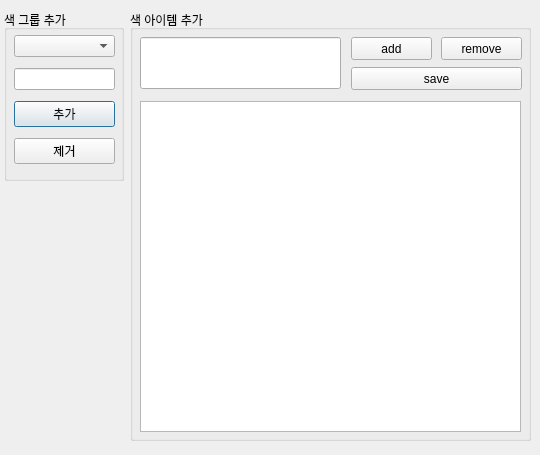
<?xml version="1.0" encoding="UTF-8"?>
<ui version="4.0">
 <class>Dialog</class>
 <widget class="QDialog" name="Dialog">
  <property name="windowModality">
   <enum>Qt::ApplicationModal</enum>
  </property>
  <property name="geometry">
   <rect>
    <x>0</x>
    <y>0</y>
    <width>540</width>
    <height>455</height>
   </rect>
  </property>
  <property name="sizePolicy">
   <sizepolicy hsizetype="Expanding" vsizetype="Expanding">
    <horstretch>0</horstretch>
    <verstretch>0</verstretch>
   </sizepolicy>
  </property>
  <property name="windowTitle">
   <string>Dialog</string>
  </property>
  <widget class="QGroupBox" name="groupBox">
   <property name="geometry">
    <rect>
     <x>4</x>
     <y>10</y>
     <width>120</width>
     <height>171</height>
    </rect>
   </property>
   <property name="title">
    <string>색 그룹 추가</string>
   </property>
   <widget class="QWidget" name="verticalLayoutWidget">
    <property name="geometry">
     <rect>
      <x>10</x>
      <y>20</y>
      <width>101</width>
      <height>141</height>
     </rect>
    </property>
    <layout class="QVBoxLayout" name="verticalLayout">
     <item>
      <widget class="QComboBox" name="colorComboBox"/>
     </item>
     <item>
      <widget class="QLineEdit" name="colorNameText"/>
     </item>
     <item>
      <widget class="QPushButton" name="btn_colorNameAdd">
       <property name="text">
        <string>추가</string>
       </property>
      </widget>
     </item>
     <item>
      <widget class="QPushButton" name="btn_colorNameRemove">
       <property name="text">
        <string>제거</string>
       </property>
      </widget>
     </item>
    </layout>
   </widget>
  </widget>
  <widget class="QGroupBox" name="groupBox_2">
   <property name="geometry">
    <rect>
     <x>130</x>
     <y>10</y>
     <width>401</width>
     <height>431</height>
    </rect>
   </property>
   <property name="title">
    <string>색 아이템 추가</string>
   </property>
   <widget class="QListWidget" name="itemList">
    <property name="geometry">
     <rect>
      <x>10</x>
      <y>91</y>
      <width>381</width>
      <height>331</height>
     </rect>
    </property>
    <property name="maximumSize">
     <size>
      <width>16777213</width>
      <height>16777215</height>
     </size>
    </property>
    <property name="alternatingRowColors">
     <bool>false</bool>
    </property>
   </widget>
   <widget class="QLineEdit" name="itemText">
    <property name="geometry">
     <rect>
      <x>10</x>
      <y>27</y>
      <width>201</width>
      <height>52</height>
     </rect>
    </property>
   </widget>
   <widget class="QPushButton" name="btn_colorItemSave">
    <property name="geometry">
     <rect>
      <x>221</x>
      <y>57</y>
      <width>171</width>
      <height>23</height>
     </rect>
    </property>
    <property name="minimumSize">
     <size>
      <width>161</width>
      <height>23</height>
     </size>
    </property>
    <property name="maximumSize">
     <size>
      <width>180</width>
      <height>23</height>
     </size>
    </property>
    <property name="text">
     <string>save</string>
    </property>
   </widget>
   <widget class="QPushButton" name="btn_itemAdd">
    <property name="geometry">
     <rect>
      <x>221</x>
      <y>27</y>
      <width>81</width>
      <height>23</height>
     </rect>
    </property>
    <property name="text">
     <string>add</string>
    </property>
   </widget>
   <widget class="QPushButton" name="btn_itemRemove">
    <property name="geometry">
     <rect>
      <x>311</x>
      <y>27</y>
      <width>81</width>
      <height>23</height>
     </rect>
    </property>
    <property name="text">
     <string>remove</string>
    </property>
   </widget>
  </widget>
 </widget>
 <resources/>
 <connections/>
</ui>
